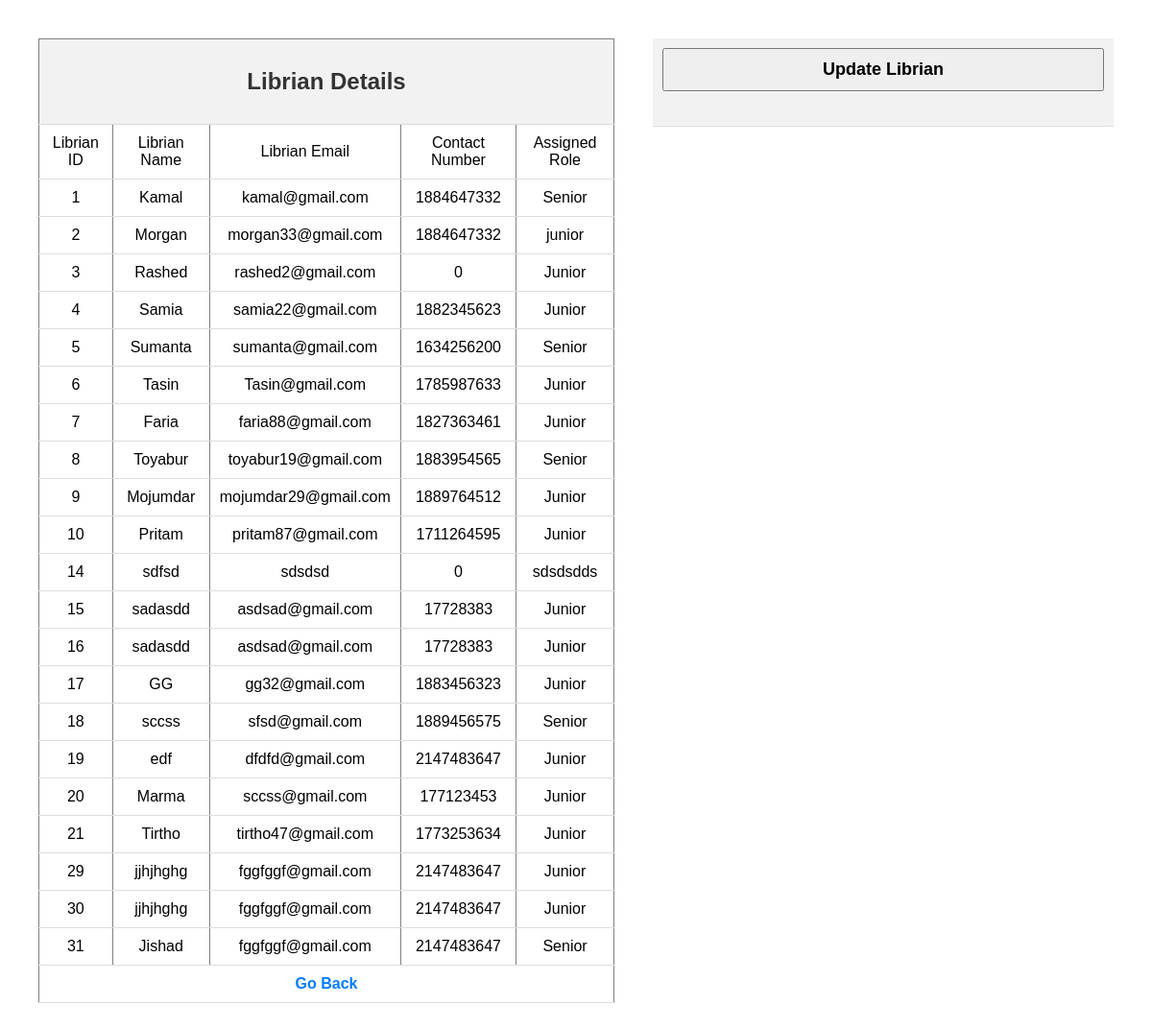
/views/Updatenewlibrian.php (signed in), run on the app's committed database.
### tables this page shows
CREATE TABLE `librian` (
  `Librian_ID` int(11) NOT NULL,
  `Librian_Name` varchar(50) NOT NULL,
  `Librian_Email` varchar(50) NOT NULL,
  `Contact_Number` int(11) NOT NULL,
  `Assigned_Role` varchar(50) NOT NULL
);

### models/function.php (called while the page is built, shortened)
<?php
  function getviewlibrian(){
    $con = getConnection();
    $sql = "select * from librian";
    $result = mysqli_query($con, $sql);
    $users = [];
    while($row = mysqli_fetch_assoc($result)){
        array_push($users, $row);
    }
    return $users;
    }

### views/Updatenewlibrian.php (the view, shortened to what this page needs)
<?php
  require_once('../models/function.php');
  $viewlibrian = getviewlibrian();
?>
<!DOCTYPE html>
<html>
<head>
     <link rel="stylesheet" href="style15.css">
</head>
<body>
<table   id="left" border="1"  cellspacing="1" cellpadding="5">
    <tr>
        <th colspan="5"><h2><b>Librian Details</b></h2></th>
    </tr>
    <tr>
        <td>Librian ID</td>
        <td>Librian Name</td>
        <td>Librian Email</td>
        <td>Contact Number</td>
        <td>Assigned Role</td>
    </tr>
    <?php for ($i = 0; $i < count($viewlibrian); $i++) { ?>
        <tr>
            <td><?=$viewlibrian[$i]['Librian_ID']?></td>
            <td><?=$viewlibrian[$i]['Librian_Name']?></td>
            <td><?=$viewlibrian[$i]['Librian_Email']?></td>
            <td><?=$viewlibrian[$i]['Contact_Number']?></td>
            <td><?=$viewlibrian[$i]['Assigned_Role']?></td>
        </tr>
    <?php } ?>
    <tr>
        <td colspan="5" align="center"><a href="librian_mangement.php">Go Back</a></td>
    </tr>
    </table>
    <table id="right">
    <tr>
        <td>
            <input type="button" name="update" id="updating" value="Update Librian" onclick="updatelibrian()" />
        </td>
    </tr>
</table>
</body>
</html>

### views/style15.css (style rules this page uses)
h2 { color: #333; text-align: center; }
a { text-decoration: none; color: #007BFF; font-weight: bold; }
td { text-align: center; }
body { margin: 0; padding: 0; font-family: Arial, sans-serif; }
#left { width: 50%; float: left; margin:40px; }
#right { width: 40%; float: left; margin-top: 40px; }
table { border-collapse: collapse; width: 100%; }
th, td { padding: 10px; text-align: left; border-bottom: 1px solid #ddd; }
th { background-color: #f2f2f2; }
#left th, #left td { text-align: center; }
#right { background-color: #f2f2f2; padding: 15px; }
#right input { width: 100%; padding: 10px; margin-bottom: 10px; }
#adding,#deleting,#updating { font-weight: bold; font-size: large; }

### data on the page
librian: Librian_ID "1", Librian_Name "Kamal", Librian_Email "kamal@gmail.com", Contact_Number "1884647332", Assigned_Role "Senior"
librian: Librian_ID "2", Librian_Name "Morgan", Librian_Email "morgan33@gmail.com", Contact_Number "1884647332", Assigned_Role "junior"
librian: Librian_ID "3", Librian_Name "Rashed", Librian_Email "rashed2@gmail.com", Contact_Number "0", Assigned_Role "Junior"
librian: Librian_ID "4", Librian_Name "Samia", Librian_Email "samia22@gmail.com", Contact_Number "1882345623", Assigned_Role "Junior"
librian: Librian_ID "5", Librian_Name "Sumanta", Librian_Email "sumanta@gmail.com", Contact_Number "1634256200", Assigned_Role "Senior"
librian: Librian_ID "6", Librian_Name "Tasin", Librian_Email "Tasin@gmail.com", Contact_Number "1785987633", Assigned_Role "Junior"
librian: Librian_ID "7", Librian_Name "Faria", Librian_Email "faria88@gmail.com", Contact_Number "1827363461", Assigned_Role "Junior"
librian: Librian_ID "8", Librian_Name "Toyabur", Librian_Email "toyabur19@gmail.com", Contact_Number "1883954565", Assigned_Role "Senior"
librian: Librian_ID "9", Librian_Name "Mojumdar", Librian_Email "mojumdar29@gmail.com", Contact_Number "1889764512", Assigned_Role "Junior"
librian: Librian_ID "10", Librian_Name "Pritam", Librian_Email "pritam87@gmail.com", Contact_Number "1711264595", Assigned_Role "Junior"
librian: Librian_ID "14", Librian_Name "sdfsd", Librian_Email "sdsdsd", Contact_Number "0", Assigned_Role "sdsdsdds"
librian: Librian_ID "15", Librian_Name "sadasdd", Librian_Email "asdsad@gmail.com", Contact_Number "17728383", Assigned_Role "Junior"
librian: Librian_ID "16", Librian_Name "sadasdd", Librian_Email "asdsad@gmail.com", Contact_Number "17728383", Assigned_Role "Junior"
librian: Librian_ID "17", Librian_Name "GG", Librian_Email "gg32@gmail.com", Contact_Number "1883456323", Assigned_Role "Junior"
librian: Librian_ID "18", Librian_Name "sccss", Librian_Email "sfsd@gmail.com", Contact_Number "1889456575", Assigned_Role "Senior"
librian: Librian_ID "19", Librian_Name "edf", Librian_Email "dfdfd@gmail.com", Contact_Number "2147483647", Assigned_Role "Junior"
librian: Librian_ID "20", Librian_Name "Marma", Librian_Email "sccss@gmail.com", Contact_Number "177123453", Assigned_Role "Junior"
librian: Librian_ID "21", Librian_Name "Tirtho", Librian_Email "tirtho47@gmail.com", Contact_Number "1773253634", Assigned_Role "Junior"
librian: Librian_ID "29", Librian_Name "jjhjhghg", Librian_Email "fggfggf@gmail.com", Contact_Number "2147483647", Assigned_Role "Junior"
librian: Librian_ID "30", Librian_Name "jjhjhghg", Librian_Email "fggfggf@gmail.com", Contact_Number "2147483647", Assigned_Role "Junior"
librian: Librian_ID "31", Librian_Name "Jishad", Librian_Email "fggfggf@gmail.com", Contact_Number "2147483647", Assigned_Role "Senior"
